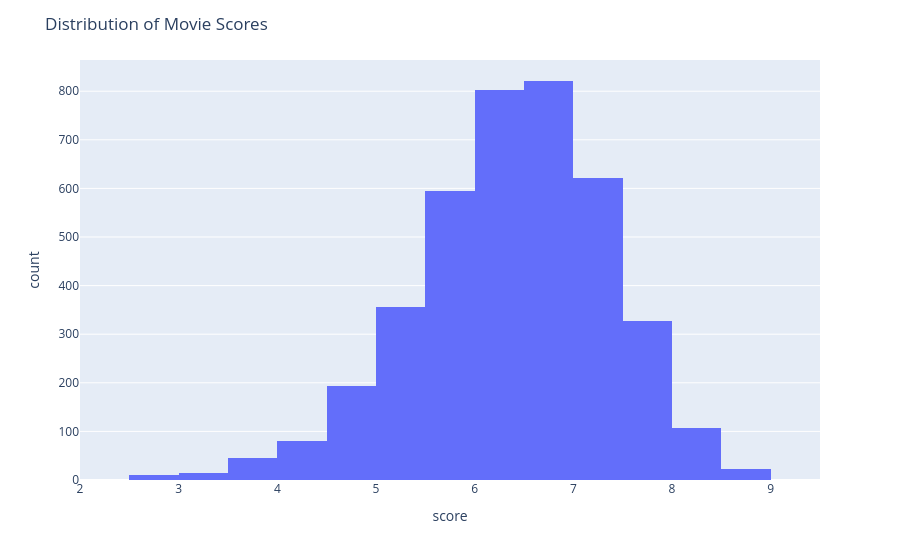

Notebook cell for this chart:
### Code cell
# histogram showing the distribution of movie scores.
df = px.data.tips()
fig = px.histogram(cleanedTable, x="score", nbins=30)
# adding chart title
fig.update_layout(
    title = 'Distribution of Movie Scores'
)
fig.show()

### Figure 1 — Plotly figure (JSON) as saved in the notebook; plotly's stock layout.template omitted (floating-point values rounded to 4 significant figures; data arrays with more than 128 entries replaced by an {"elided": "..."} marker saying what was removed)
{"data": [{"bingroup": "x", "hovertemplate": "score=%{x}<br>count=%{y}<extra></extra>", "legendgroup": "", "marker": {"color": "#636efa", "pattern": {"shape": ""}}, "name": "", "nbinsx": 30, "orientation": "v", "showlegend": false, "type": "histogram", "x": {"elided": "4000 float values"}, "xaxis": "x", "yaxis": "y"}], "layout": {"barmode": "relative", "legend": {"tracegroupgap": 0}, "margin": {"t": 60}, "title": {"text": "Distribution of Movie Scores"}, "xaxis": {"anchor": "y", "domain": [0, 1], "title": {"text": "score"}}, "yaxis": {"anchor": "x", "domain": [0, 1], "title": {"text": "count"}}}}
